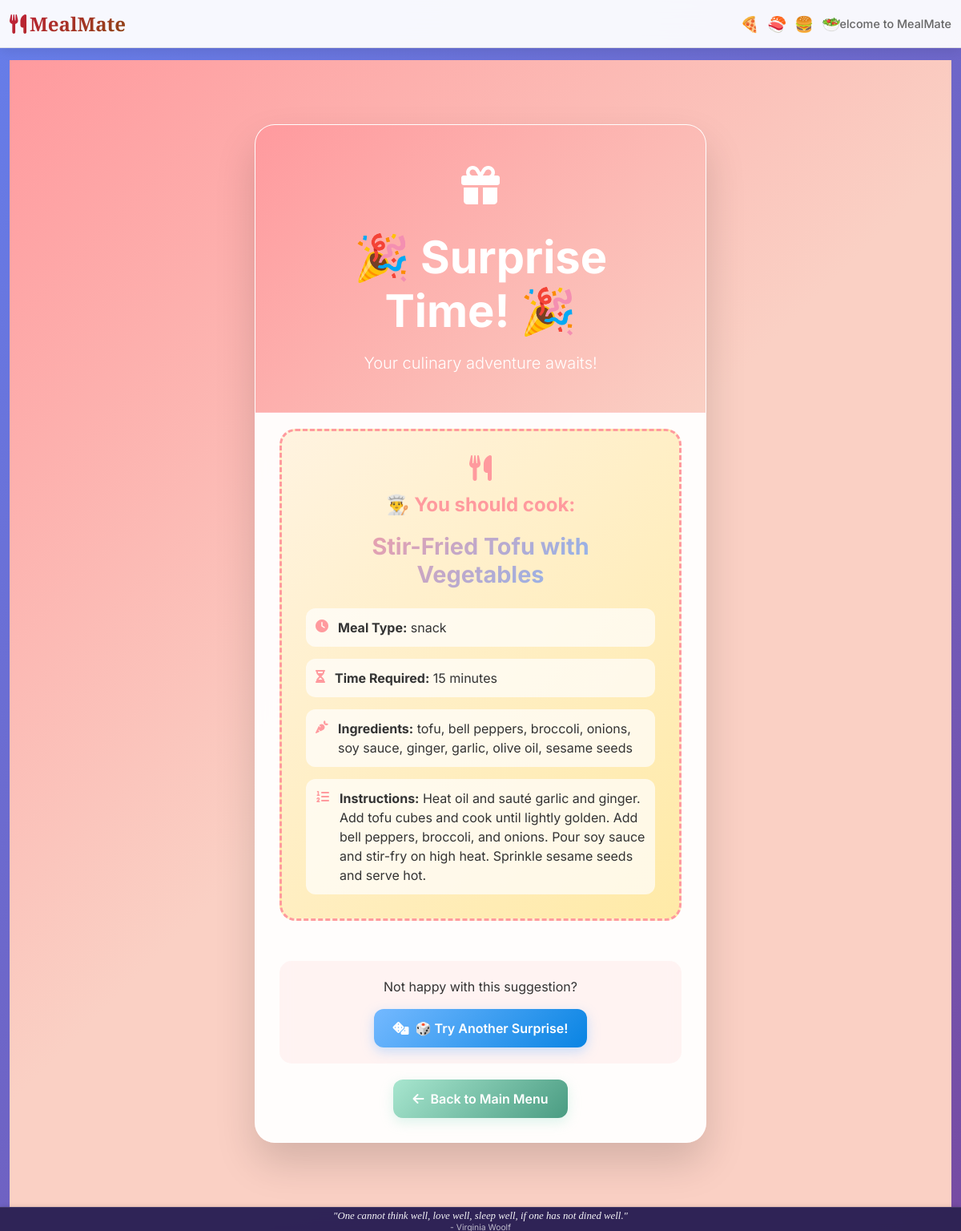
The app's page /surprise/ with its own data.
### mealmate_app/models/recipe.py (models this page shows, shortened)
class Recipe(models.Model):
    title = models.CharField(max_length=100)
    meal_type = models.CharField(max_length=50)
    ingredients = models.TextField()
    steps = models.TextField()
    estimated_time = models.IntegerField(help_text="Time in minutes")

### mealmate_app/views.py (the view)
# urls.py: path('surprise/', views.surprise_me, name='surprise_me'),
def surprise_me(request):
    all_restaurants = list(Restaurant.objects.all())
    all_recipes = list(Recipe.objects.all())
    if random.choice([True, False]) and all_restaurants:
        choice = random.choice(all_restaurants)
        choice_type = 'restaurant'
    elif all_recipes:
        choice = random.choice(all_recipes)
        choice_type = 'recipe'
    else:
        choice = None
        choice_type = None
    return render(request, 'mealmate_app/surprise_results.html', {
        'choice': choice,
        'choice_type': choice_type
    })

### mealmate_app/templates/mealmate_app/surprise_results.html (shortened to what this page needs)
{% extends 'base.html' %}
{% block content %}
<section class="surprise-section" style="background: linear-gradient(135deg, #ff9a9e 0%, #fad0c4 50%, #fad0c4 100%); min-height: 100vh; padding: 80px 0;">
    <div class="container">
        <div class="row justify-content-center">
            <div class="col-lg-6 col-md-8">
                <div class="surprise-card" data-aos="zoom-in" data-aos-duration="800">
                    <div class="surprise-header text-center">
                        <div class="surprise-icon">
                            <i class="fas fa-gift"></i>
                        </div>
                        <h1 class="display-4 fw-bold text-white mb-3">🎉 Surprise Time! 🎉</h1>
                        <p class="lead text-white">Your culinary adventure awaits!</p>
                    </div>
                    <div class="surprise-content" data-aos="fade-up" data-aos-delay="300">
                        <div class="surprise-box {% if choice_type == 'restaurant' %}restaurant-box{% else %}recipe-box{% endif %}">
                            {% if choice %}
                                {% if choice_type == 'restaurant' %}
                                    <div class="result-type restaurant-type">
                                        <i class="fas fa-store fa-2x mb-3"></i>
                                        <h2 class="result-title">🍽️ You should eat at:</h2>
                                    </div>
                                    <h3 class="choice-name">{{ choice.name }}</h3>
                                    <div class="choice-details">
                                        <div class="detail-item">
                                            <i class="fas fa-utensils"></i>
                                            <span><strong>Cuisine:</strong> {{ choice.cuisine }}</span>
                                        </div>
                                        <div class="detail-item">
                                            <i class="fas fa-map-marker-alt"></i>
                                            <span><strong>Location:</strong> {{ choice.location }}</span>
                                        </div>
                                        <div class="detail-item">
                                            <i class="fas fa-tag"></i>
                                            <span><strong>Average Price:</strong> Rs.{{ choice.average_price }}</span>
                                        </div>
                                        {% if choice.discount %}
                                        <div class="detail-item discount-item">
                                            <i class="fas fa-percent"></i>
                                            <span><strong>Special Offer:</strong> {{ choice.discount }}% off! 🎁</span>
                                        </div>
                                        {% endif %}
                                    </div>
                                {% else %}
                                    <div class="result-type recipe-type">
                                        <i class="fas fa-utensils fa-2x mb-3"></i>
                                        <h2 class="result-title">👨‍🍳 You should cook:</h2>
                                    </div>
                                    <h3 class="choice-name">{{ choice.title }}</h3>
                                    <div class="choice-details">
                                        <div class="detail-item">
                                            <i class="fas fa-clock"></i>
                                            <span><strong>Meal Type:</strong> {{ choice.meal_type }}</span>
                                        </div>
                                        <div class="detail-item">
                                            <i class="fas fa-hourglass-half"></i>
                                            <span><strong>Time Required:</strong> {{ choice.estimated_time }} minutes</span>
                                        </div>
                                        <div class="detail-item">
                                            <i class="fas fa-carrot"></i>
                                            <span><strong>Ingredients:</strong> {{ choice.ingredients }}</span>
                                        </div>
                                        <div class="detail-item">
                                            <i class="fas fa-list-ol"></i>
                                            <span><strong>Instructions:</strong> {{ choice.steps }}</span>
                                        </div>
                                    </div>
                                {% endif %}
                            {% endif %}
                        </div>
                    </div>
                    <div class="surprise-actions" data-aos="fade-up" data-aos-delay="500">
                        <div class="try-again-section">
                            <p class="mb-3">Not happy with this suggestion?</p>
                            <a href="{% url 'surprise_me' %}" class="surprise-btn try-again-btn">
                                <i class="fas fa-dice me-2"></i>🎲 Try Another Surprise!
                            </a>
                        </div>
                        <div class="navigation-section">
                            <a href="{% url 'home' %}" class="surprise-btn back-btn">
                                <i class="fas fa-arrow-left me-2"></i>Back to Main Menu
                            </a>
                        </div>
                    </div>
                </div>
            </div>
        </div>
    </div>
</section>
<link href="https://unpkg.com/aos@2.3.1/dist/aos.css" rel="stylesheet">
{% endblock %}

### templates/base.html (style rules this page uses)
:root { --gold: #FFD700; --cream: #FFF8E1; --deep-red: #C41E3A; --dark-green: #2E8B57; --warm-brown: #8B4513; --soft-white: #FAFAFA; }
body { font-family: 'Inter', sans-serif; background: linear-gradient(135deg, #667eea 0%, #764ba2 100%); color: #333; min-height: 100vh; position: relative; margin: 0; padding: 0; overflow-x: hidden; padding-top: 60px; }
.container { max-width: 1200px; }

### mealmate_app/templates/mealmate_app/surprise_results.html (style rules this page uses)
.surprise-card { background: rgba(255, 255, 255, 0.95); backdrop-filter: blur(20px); border-radius: 25px; border: 1px solid rgba(255, 255, 255, 0.4); box-shadow: 0 25px 50px rgba(0, 0, 0, 0.15); overflow: hidden; transition: all 0.4s ease; }
.surprise-header { padding: 40px 40px 30px; background: linear-gradient(135deg, #ff9a9e, #fad0c4); border-bottom: 1px solid rgba(255, 255, 255, 0.3); }
.surprise-icon { font-size: 3rem; color: white; margin-bottom: 20px; animation: bounce 2s ease-in-out infinite; }
.surprise-content { padding: 0 30px 30px; }
.surprise-box { border: 3px dashed; padding: 30px; margin: 20px 0; border-radius: 20px; transition: all 0.3s ease; }
.recipe-box { background: linear-gradient(135deg, #fff3e0, #ffeaa7); border-color: #ff9a9e; }
.result-type { text-align: center; margin-bottom: 20px; }
.recipe-type { color: #ff9a9e; }
.result-title { font-size: 1.5rem; font-weight: 700; margin: 0; }
.choice-name { font-size: 1.8rem; font-weight: 700; color: #2d3748; text-align: center; margin-bottom: 25px; background: linear-gradient(135deg, #ff9a9e, #74b9ff); -webkit-background-clip: text; -webkit-text-fill-color: transparent; background-clip: text; }
.choice-details { display: flex; flex-direction: column; gap: 15px; }
.detail-item { display: flex; align-items: flex-start; gap: 12px; padding: 12px; background: rgba(255, 255, 255, 0.7); border-radius: 12px; transition: all 0.3s ease; }
.detail-item i { color: #ff9a9e; margin-top: 2px; flex-shrink: 0; }
.surprise-actions { padding: 0 30px 30px; }
.try-again-section { text-align: center; margin-bottom: 20px; padding: 20px; background: rgba(255, 154, 158, 0.1); border-radius: 15px; }
.surprise-btn { display: inline-block; padding: 12px 24px; border-radius: 12px; font-weight: 600; text-decoration: none; transition: all 0.3s ease; border: none; cursor: pointer; }
.try-again-btn { background: linear-gradient(135deg, #74b9ff, #0984e3); color: white; box-shadow: 0 5px 15px rgba(116, 185, 255, 0.4); }
.back-btn { background: linear-gradient(135deg, #a8e6cf, #4a9c82); color: white; box-shadow: 0 5px 15px rgba(168, 230, 207, 0.4); }
.navigation-section { text-align: center; }

### records on screen
Recipe: title "Stir-Fried Tofu with Vegetables", meal_type "snack", estimated_time "15", ingredients "tofu, bell peppers, broccoli, onions, soy sauce, ginger, garlic, olive oil, sesame seeds", steps "Heat oil and sauté garlic and ginger. Add tofu cubes and cook until lightly golden. Add bell peppers, broccoli, and onions. Pour soy sauce and stir-fry on high heat. Sprinkle sesame seeds and serve hot."
